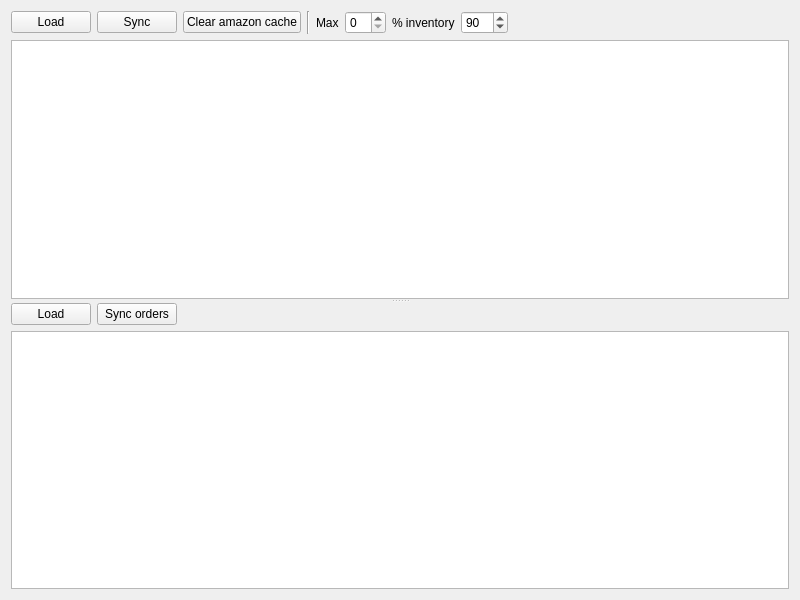
<?xml version="1.0" encoding="UTF-8"?>
<ui version="4.0">
 <class>PaneMarketplaces</class>
 <widget class="QWidget" name="PaneMarketplaces">
  <property name="geometry">
   <rect>
    <x>0</x>
    <y>0</y>
    <width>800</width>
    <height>600</height>
   </rect>
  </property>
  <layout class="QVBoxLayout" name="verticalLayout_3">
   <item>
    <widget class="QSplitter" name="splitter">
     <property name="orientation">
      <enum>Qt::Orientation::Vertical</enum>
     </property>
     <widget class="QWidget" name="layoutWidget">
      <layout class="QVBoxLayout" name="verticalLayout">
       <item>
        <layout class="QHBoxLayout" name="horizontalLayout">
         <item>
          <widget class="QPushButton" name="buttonLoad">
           <property name="text">
            <string>Load</string>
           </property>
          </widget>
         </item>
         <item>
          <widget class="QPushButton" name="buttonSyncInventory">
           <property name="toolTip">
            <string>Sync inventory according what is available in amazon</string>
           </property>
           <property name="text">
            <string>Sync</string>
           </property>
          </widget>
         </item>
         <item>
          <widget class="QPushButton" name="buttonClearCache">
           <property name="text">
            <string>Clear amazon cache</string>
           </property>
          </widget>
         </item>
         <item>
          <widget class="Line" name="line">
           <property name="orientation">
            <enum>Qt::Orientation::Vertical</enum>
           </property>
          </widget>
         </item>
         <item>
          <widget class="QLabel" name="label">
           <property name="text">
            <string>Max</string>
           </property>
          </widget>
         </item>
         <item>
          <widget class="QSpinBox" name="spinBoxMaxTarget">
           <property name="toolTip">
            <string>The maximum inventory to display in tagrget marketplaces. 0 means to ignore this.</string>
           </property>
          </widget>
         </item>
         <item>
          <widget class="QLabel" name="label_2">
           <property name="text">
            <string>% inventory</string>
           </property>
          </widget>
         </item>
         <item>
          <widget class="QSpinBox" name="spinBoxPercentageToTargetMkt">
           <property name="toolTip">
            <string>The percentage of inventory to write in target marketplace</string>
           </property>
           <property name="maximum">
            <number>100</number>
           </property>
           <property name="value">
            <number>90</number>
           </property>
          </widget>
         </item>
         <item>
          <spacer name="horizontalSpacer">
           <property name="orientation">
            <enum>Qt::Orientation::Horizontal</enum>
           </property>
           <property name="sizeHint" stdset="0">
            <size>
             <width>40</width>
             <height>20</height>
            </size>
           </property>
          </spacer>
         </item>
        </layout>
       </item>
       <item>
        <widget class="QTableView" name="tableViewProducts"/>
       </item>
      </layout>
     </widget>
     <widget class="QWidget" name="layoutWidget">
      <layout class="QVBoxLayout" name="verticalLayout_2">
       <item>
        <layout class="QHBoxLayout" name="horizontalLayout_2">
         <item>
          <widget class="QPushButton" name="buttonLoadOrders">
           <property name="text">
            <string>Load</string>
           </property>
          </widget>
         </item>
         <item>
          <widget class="QPushButton" name="buttonSyncOrders">
           <property name="toolTip">
            <string>Mark the temu order as shipped, adding the tracking number</string>
           </property>
           <property name="text">
            <string>Sync orders</string>
           </property>
          </widget>
         </item>
         <item>
          <spacer name="horizontalSpacer_2">
           <property name="orientation">
            <enum>Qt::Orientation::Horizontal</enum>
           </property>
           <property name="sizeHint" stdset="0">
            <size>
             <width>40</width>
             <height>20</height>
            </size>
           </property>
          </spacer>
         </item>
        </layout>
       </item>
       <item>
        <widget class="QTableView" name="tableViewOrders"/>
       </item>
      </layout>
     </widget>
    </widget>
   </item>
  </layout>
 </widget>
 <resources/>
 <connections/>
</ui>
